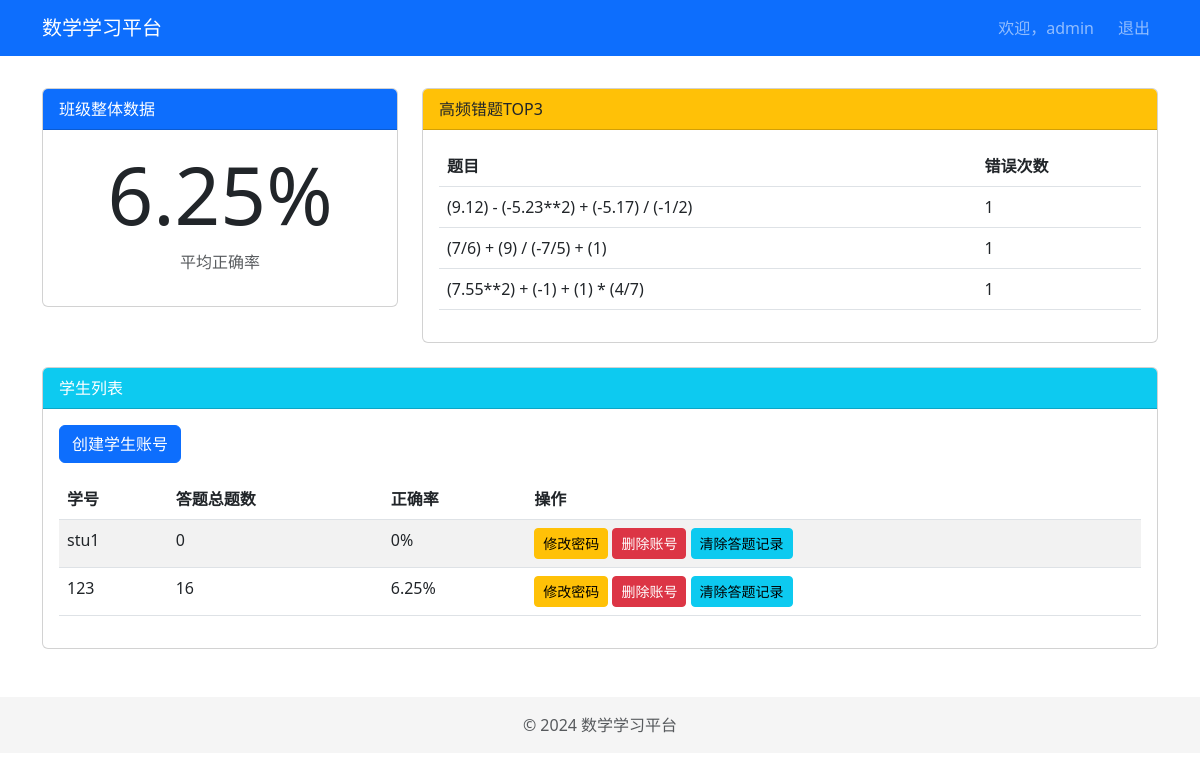
The app's page /teacher (signed in) with its own data.
### app/models.py (models this page shows, shortened)
class User(UserMixin, db.Model):
    id = db.Column(db.Integer, primary_key=True)
    username = db.Column(db.String(64), unique=True, index=True)
    password_hash = db.Column(db.String(128))
    role = db.Column(db.String(10))  # student/teacher
    last_active = db.Column(db.DateTime, default=lambda: datetime.now(timezone.utc))
    answers = db.relationship('AnswerRecord', backref='author', lazy='dynamic')

### app/routes.py (the view)
@bp.route('/teacher')
@login_required
def teacher():
    if current_user.role != 'teacher':
        flash('权限不足', 'danger')
        return redirect(url_for('main.student'))
    students = User.query.filter_by(role='student').all()
    accuracy = db.session.query(
        db.func.avg(db.cast(AnswerRecord.is_correct, db.Float)) * 100
    ).scalar() or 0.0
    common_errors = db.session.query(
        Problem.expression,
        db.func.count(AnswerRecord.id)
    ).join(AnswerRecord)\
     .filter(AnswerRecord.is_correct == False)\
     .group_by(Problem.expression)\
     .order_by(db.func.count(AnswerRecord.id).desc())\
     .limit(3).all()
    student_stats = []
    for student in students:
        total_answers = AnswerRecord.query.filter_by(user_id=student.id).count()
        correct_answers = AnswerRecord.query.filter_by(user_id=student.id, is_correct=True).count()
        if total_answers > 0:
            student_accuracy = (correct_answers / total_answers) * 100
        else:
            student_accuracy = 0
        student_stats.append({
            'student': student,
            'total_answers': total_answers,
            'accuracy': student_accuracy
        })
    return render_template('teacher.html',
                         students=students,
                         accuracy=round(accuracy, 2),
                         common_errors=common_errors,
                         student_stats=student_stats)

### app/routes.py (called while the page is built)
@login_manager.user_loader
def load_user(user_id):
    return db.session.get(User, int(user_id))  # 使用新版查询方式

### templates/teacher.html (shortened to what this page needs)
{% extends "base.html" %}
{% block content %}
<div class="row">
    <div class="col-md-4">
        <div class="card mb-4">
            <div class="card-header bg-primary text-white">
                班级整体数据
            </div>
            <div class="card-body">
                <h1 class="display-1 text-center">{{ accuracy }}%</h1>
                <p class="text-center text-muted">平均正确率</p>
            </div>
        </div>
    </div>
    <div class="col-md-8">
        <div class="card mb-4">
            <div class="card-header bg-warning text-dark">
                高频错题TOP3
            </div>
            <div class="card-body">
                <table class="table table-hover">
                    <thead>
                        <tr>
                            <th>题目</th>
                            <th>错误次数</th>
                        </tr>
                    </thead>
                    <tbody>
                        {% for error in common_errors %}
                        <tr>
                            <td>{{ error[0]|safe }}</td>
                            <td>{{ error[1] }}</td>
                        </tr>
                        {% else %}
                        <tr>
                            <td colspan="2" class="text-muted">暂无数据</td>
                        </tr>
                        {% endfor %}
                    </tbody>
                </table>
            </div>
        </div>
    </div>
</div>
<div class="card">
    <div class="card-header bg-info text-white">
        学生列表
    </div>
    <div class="card-body">
        <a href="{{ url_for('main.create_student') }}" class="btn btn-primary mb-3">创建学生账号</a>
        <table class="table table-striped">
            <thead>
                <tr>
                    <th>学号</th>
                    <th>答题总题数</th>
                    <th>正确率</th>
                    <th>操作</th>
                </tr>
            </thead>
            <tbody>
                {% for stat in student_stats %}
                <tr>
                    <td>{{ stat.student.username }}</td>
                    <td>{{ stat.total_answers }}</td>
                    <td>{{ stat.accuracy|round(2) }}%</td>
                    <td>
                        <a href="{{ url_for('main.change_password', student_id=stat.student.id) }}" class="btn btn-warning btn-sm">修改密码</a>
                        <a href="{{ url_for('main.delete_student', student_id=stat.student.id) }}" class="btn btn-danger btn-sm">删除账号</a>
                        <a href="{{ url_for('main.clear_records', student_id=stat.student.id) }}" class="btn btn-info btn-sm">清除答题记录</a>
                    </td>
                </tr>
                {% endfor %}
            </tbody>
        </table>
    </div>
</div>
{% endblock %}

### templates/base.html (shortened to what this page needs)
<!DOCTYPE html>
<html lang="zh-CN">
<head>
    <link href="https://cdn.jsdelivr.net/npm/bootstrap@5.3.0/dist/css/bootstrap.min.css" rel="stylesheet">
</head>
<body>
    <nav class="navbar navbar-expand-lg navbar-dark bg-primary">
        <div class="container">
            <a class="navbar-brand" href="/">数学学习平台</a>
            <div class="navbar-collapse">
                <div class="navbar-nav ms-auto">
                    {% if current_user.is_authenticated %}
                    <span class="navbar-text me-3">欢迎，{{ current_user.username }}</span>
                    <a class="nav-link" href="{{ url_for('main.logout') }}">退出</a>
                    {% endif %}
                </div>
            </div>
        </div>
    </nav>
    <div class="container main-container">
        {% block content %}{% endblock %}
    </div>
    <footer class="footer">
        <div class="container text-center">
            <span class="text-muted">© 2024 数学学习平台</span>
        </div>
    </footer>
</body>
</html>

### templates/base.html (style rules this page uses)
.main-container { margin-top: 2rem; min-height: 70vh; }
.footer { margin-top: 3rem; padding: 1rem 0; background-color: #f5f5f5; }

### records on screen
User: username "admin"
User: student.username "stu1"
User: student.username "123"

### other values on screen
{{ accuracy }} "6.25"
{{ error[0]|safe }} "(9.12) - (-5.23**2) + (-5.17) / (-1/2)" "(7/6) + (9) / (-7/5) + (1)" "(7.55**2) + (-1) + (1) * (4/7)"
{{ error[1] }} "1" "1" "1"
{{ stat.total_answers }} "0" "16"
{{ stat.accuracy|round(2) }} "0" "6.25"
